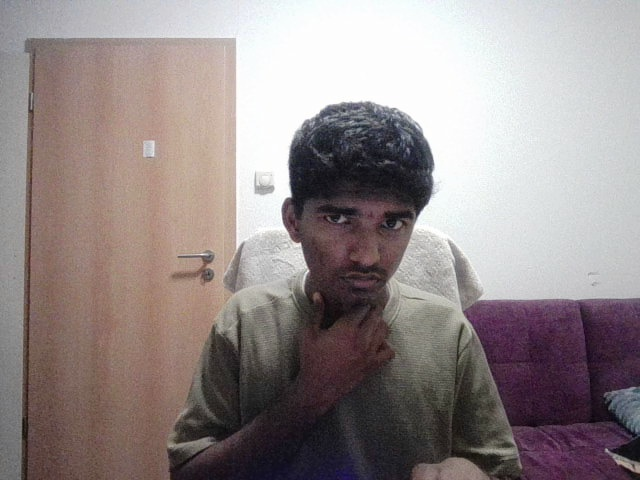
#> input picture CASE STUDY/CASE STUDY MAIN/CODE/person re id/person_reid_tracker/data/owner/body_020709_913442.jpg, 640 x 480 px
$ python -i image_preprocessor.py   (imports and definitions only)
#> lines starting #> are read from the running program, lines starting #| are printed output that depends on the picture
#> further down, picture is the input picture: shape (480, 640, 3); mean B, G, R 138, 138.3, 148.4
"""Sensor noise filter for the RealSense RGB stream.

Light preprocessing pipeline applied to each incoming frame before YOLO and
the ReID models. Every stage is parameter-toggled, so the same node can run
on the real Waffle Pi camera, a Gazebo synthetic feed, or a desk test
camera.

Pipeline (each step is optional):

1. Resize to a fixed inference size (matches person_reid_tracker default).
2. Edge-preserving bilateral filter to remove RealSense sensor noise.
3. LAB-CLAHE on the L channel to normalize lighting.
"""

from __future__ import annotations

import logging
from typing import Optional, Tuple

import cv2
import numpy as np

logger = logging.getLogger(__name__)

# Encodings the preprocessor knows how to convert to BGR8.
_KNOWN_ENCODINGS = {'bgr8', 'rgb8', 'mono8', 'yuv422_yuy2', 'yuyv'}


class ImagePreprocessor:
    """Configurable noise filter for ROS Image messages."""

    def __init__(
        self,
        target_width: int = 416,
        target_height: int = 416,
        enable_resize: bool = True,
        enable_bilateral: bool = True,
        bilateral_d: int = 5,
        bilateral_sigma_color: float = 50.0,
        bilateral_sigma_space: float = 50.0,
        enable_clahe: bool = True,
        clahe_clip: float = 2.0,
        clahe_tile: int = 8,
    ) -> None:
        self.target_width = int(target_width)
        self.target_height = int(target_height)
        self.enable_resize = bool(enable_resize)
        self.enable_bilateral = bool(enable_bilateral)
        self.bilateral_d = int(bilateral_d)
        self.bilateral_sigma_color = float(bilateral_sigma_color)
        self.bilateral_sigma_space = float(bilateral_sigma_space)
        self.enable_clahe = bool(enable_clahe)
        self.clahe_clip = float(clahe_clip)
        self.clahe_tile = int(clahe_tile)

        self._clahe: Optional[cv2.CLAHE] = None
        if self.enable_clahe:
            self._clahe = cv2.createCLAHE(
                clipLimit=self.clahe_clip,
                tileGridSize=(self.clahe_tile, self.clahe_tile),
            )

    def preprocess(self, img_bgr: np.ndarray) -> np.ndarray:
        """Apply the filter chain to a BGR ndarray."""
        if img_bgr is None or img_bgr.size == 0:
            return img_bgr

        out = img_bgr
        if self.enable_resize:
            out = cv2.resize(
                out,
                (self.target_width, self.target_height),
                interpolation=cv2.INTER_AREA,
            )
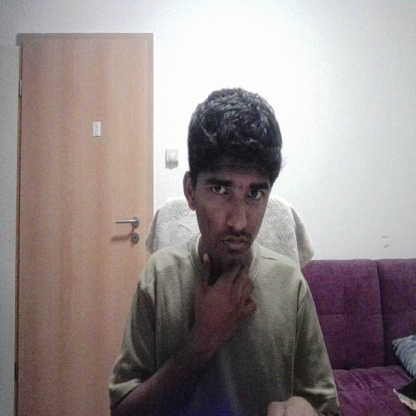
#> out: shape (416, 416, 3); mean B, G, R 138, 138.3, 148.4
        if self.enable_bilateral and self.bilateral_d > 0:
            out = cv2.bilateralFilter(
                out,
                self.bilateral_d,
                self.bilateral_sigma_color,
                self.bilateral_sigma_space,
            )
        if self.enable_clahe and self._clahe is not None and out.ndim == 3:
            lab = cv2.cvtColor(out, cv2.COLOR_BGR2LAB)
#> lab: shape (416, 416, 3); mean of channels 0, 1, 2 145.6, 132.3, 129.6
            lab[:, :, 0] = self._clahe.apply(lab[:, :, 0])
#> lab: shape (416, 416, 3); mean of channels 0, 1, 2 150.1, 132.3, 129.6
            out = cv2.cvtColor(lab, cv2.COLOR_LAB2BGR)
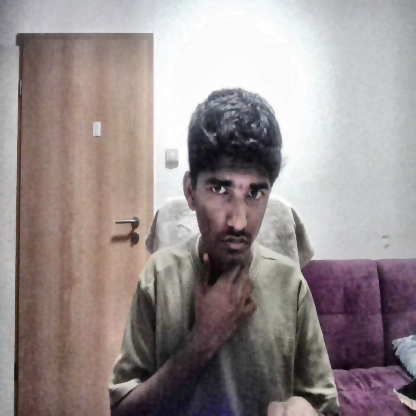
#> out: shape (416, 416, 3); mean B, G, R 141.9, 142.2, 152.4
        return out

    def preprocess_msg(
        self,
        msg,
        bridge,
    ) -> Tuple[Optional[np.ndarray], object]:
        """Convert a sensor_msgs/Image to a preprocessed BGR ndarray.

        Returns ``(frame, header)``. ``frame`` is ``None`` when the encoding
        is not supported — the caller should skip the frame.
        """
        encoding = (getattr(msg, 'encoding', '') or '').lower()
        if encoding not in _KNOWN_ENCODINGS:
            logger.warning(
                "Unsupported image encoding %r; skipping frame.", encoding,
            )
            return None, msg.header

        if encoding in ('yuv422_yuy2', 'yuyv'):
            raw = bridge.imgmsg_to_cv2(msg, desired_encoding='yuv422_yuy2')
            bgr = cv2.cvtColor(raw, cv2.COLOR_YUV2BGR_YUY2)
        elif encoding == 'rgb8':
            rgb = bridge.imgmsg_to_cv2(msg, desired_encoding='rgb8')
            bgr = cv2.cvtColor(rgb, cv2.COLOR_RGB2BGR)
        elif encoding == 'mono8':
            gray = bridge.imgmsg_to_cv2(msg, desired_encoding='mono8')
            bgr = cv2.cvtColor(gray, cv2.COLOR_GRAY2BGR)
        else:  # bgr8
            bgr = bridge.imgmsg_to_cv2(msg, desired_encoding='bgr8')

        if bgr is None or bgr.size == 0:
            return None, msg.header

        return self.preprocess(bgr), msg.header

>>> import cv2
>>> picture = cv2.imread('../../person_reid_tracker/data/owner/body_020709_913442.jpg')
>>> result = ImagePreprocessor().preprocess(picture)

$ run again, on CASE STUDY/CASE STUDY MAIN/CODE/person re id/person_reid_tracker/data/owner/body_020727_018306.jpg
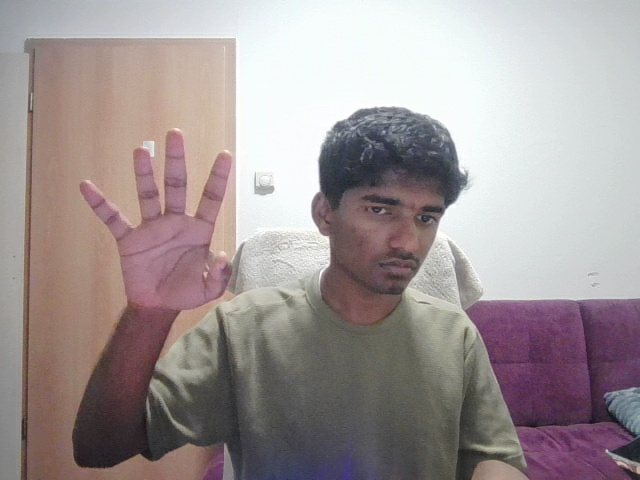
#> input picture CASE STUDY/CASE STUDY MAIN/CODE/person re id/person_reid_tracker/data/owner/body_020727_018306.jpg, 640 x 480 px
#> picture is the input picture: shape (480, 640, 3); mean B, G, R 150.7, 150.5, 160.5
#> in preprocess, `out = cv2.resize( out, (self.target_width, self.target_height), interp..`:
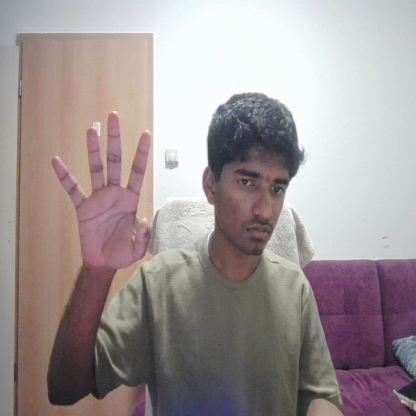
#> out: shape (416, 416, 3); mean B, G, R 150.7, 150.5, 160.5
#> in preprocess, `out = cv2.cvtColor(lab, cv2.COLOR_LAB2BGR)`:
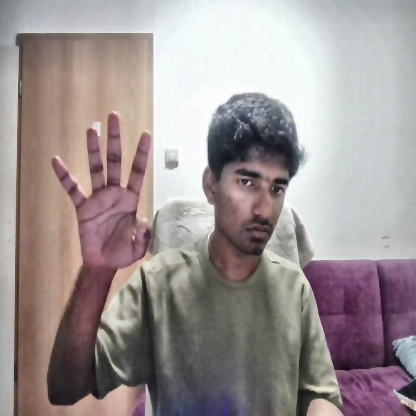
#> out: shape (416, 416, 3); mean B, G, R 148.5, 148.3, 158.2
